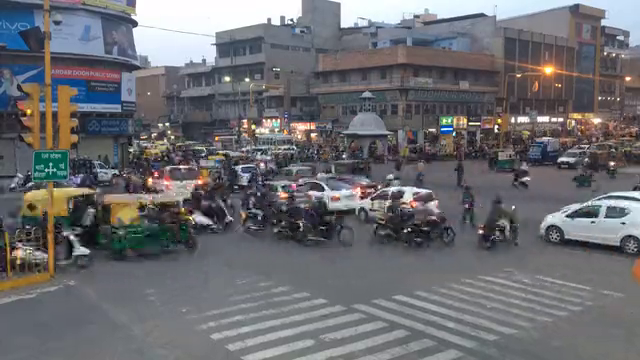
#> input picture frame 117 of india.mp4, 640 x 360 px
$ python test.py
#> lines starting #> are read from the running program, lines starting #| are printed output that depends on the picture; after the words box and inside, x2 and y2 are one past the last pixel; in counts of white or black regions, pixels touching at a corner belong together
# import cv2
# import numpy as np

# # Python program to transform an image using
# # threshold.

# # Image operation using thresholding
# img = cv2.imread('morphology.jpg')

# gray = cv2.cvtColor(img, cv2.COLOR_BGR2GRAY)

# ret, thresh = cv2.threshold(gray, 0, 255,
# 							cv2.THRESH_BINARY_INV +
# 							cv2.THRESH_OTSU)

# thresh = cv2.resize(thresh, (780, 540), interpolation = cv2.INTER_NEAREST)


# # Noise removal using Morphological
# # closing operation
# kernel = np.ones((3, 3), np.uint8)
# closing = cv2.morphologyEx(thresh, cv2.MORPH_CLOSE,
# 							kernel, iterations = 2)

# # Background area using Dialation
# bg = cv2.dilate(closing, kernel, iterations = 1)

# # Finding foreground area
# dist_transform = cv2.distanceTransform(closing, cv2.DIST_L2, 0)
# ret, fg = cv2.threshold(dist_transform, 0.02
# 						* dist_transform.max(), 255, 0)

# fg = cv2.resize(fg, (780, 540), interpolation = cv2.INTER_NEAREST)
# while True:
#     cv2.imshow('fg', fg)
#     cv2.imshow('thresh', thresh)
#     if cv2.waitKey(0):
#         break

# Python programe to illustrate
# Closing morphological operation
# on an image

# # organizing imports
# import cv2
# import numpy as np

# # return video from the first webcam on your computer.
# cap = cv2.VideoCapture(0)

# # loop runs if capturing has been initialized.
# while(1):
# 	# reads frames from a camera
# 	_, image1 = cap.read()
# 	_, image2 = cap.read()

# 	# Converts to HSV color space, OCV reads colors as BGR
# 	# frame is converted to hsv
# 	hsv1 = cv2.cvtColor(image1, cv2.COLOR_BGR2HSV)
# 	hsv2 = cv2.cvtColor(image2, cv2.COLOR_BGR2HSV)

# 	# defining the range of masking
# 	blue1 = np.array([110, 50, 50])
# 	blue2 = np.array([130, 255, 255])

# 	# initializing the mask to be
# 	# convoluted over input image
# 	mask = cv2.inRange(hsv1, blue1, blue2)

# 	# passing the bitwise_and over
# 	# each pixel convoluted
# 	res = cv2.bitwise_and(image1, image2)
# 	cv2.imshow('And', res)

# 	# defining the kernel i.e. Structuring element
# 	kernel = np.ones((5, 5), np.uint8)

# 	# defining the closing function
# 	# over the image and structuring element
# 	closing = cv2.morphologyEx(mask, cv2.MORPH_CLOSE, kernel)

# 	# The mask and closing operation
# 	# is shown in the window
# 	cv2.imshow('Mask', mask)
# 	cv2.imshow('Closing', closing)

# 	# Wait for 'a' key to stop the program
# 	if cv2.waitKey(1) & 0xFF == ord('q'):
# 		break

# # De-allocate any associated memory usage
# cv2.destroyAllWindows()

# # Close the window / Release webcam
# cap.release()


import numpy as np
import cv2
import imutils

cap = cv2.VideoCapture('india.mp4')

ret, first_frame = cap.read()
#> first_frame is the input picture: shape (360, 640, 3); mean B, G, R 112.4, 108.3, 108.2
background = first_frame.copy()

while ret:
	ret, frame1 = cap.read()
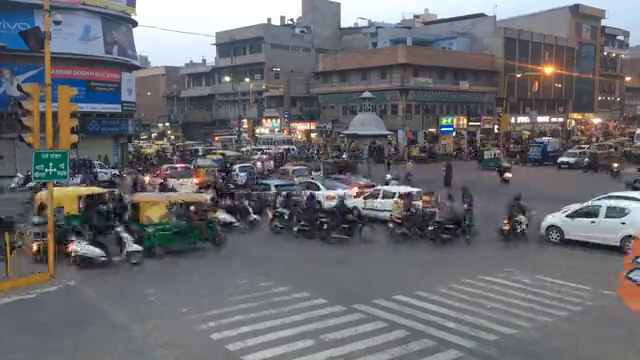
#> input picture frame 118 of india.mp4, 640 x 360 px
#> frame1 is the input picture: shape (360, 640, 3); mean B, G, R 110.8, 106.5, 106.6

	frame_prime = np.float32(frame1)
	background_prime = np.float32(background)
	cv2.accumulateWeighted(frame_prime,background_prime, 0.01)
	background_prime = cv2.convertScaleAbs(background_prime)
	background = background_prime
	difference = background.copy()
	while True:
		cv2.imshow("Background",background)
		if cv2.waitKey(0):
#> (key q is pressed here)
			break

	difference = cv2.absdiff(background, frame1)
	difference_gray = cv2.cvtColor(difference, cv2.COLOR_BGR2GRAY)
	while True:
		cv2.imshow('Threshold', difference_gray)
		if cv2.waitKey(0):
#> (key q is pressed here)
			break

	kernel = np.ones((5,5),np.uint8)
	dilation = cv2.dilate(difference_gray,kernel,iterations = 1)
	while True:
		dilation = cv2.putText(dilation, 'Dilation', (10,55), cv2.FONT_HERSHEY_SIMPLEX,
                   1, (255, 0, 0), 2, cv2.LINE_AA)
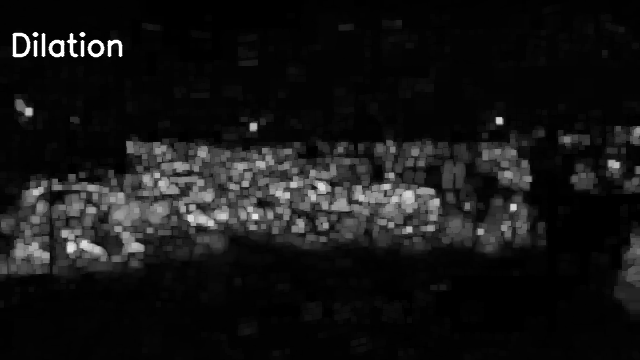
#> dilation: shape (360, 640); min 0, max 255, mean 21.5
		cv2.imshow('Threshold', dilation)
		if cv2.waitKey(0):
#> (key q is pressed here)
			break

	(T, thresh) = cv2.threshold(dilation, 40, 255, cv2.THRESH_BINARY + cv2.THRESH_OTSU)
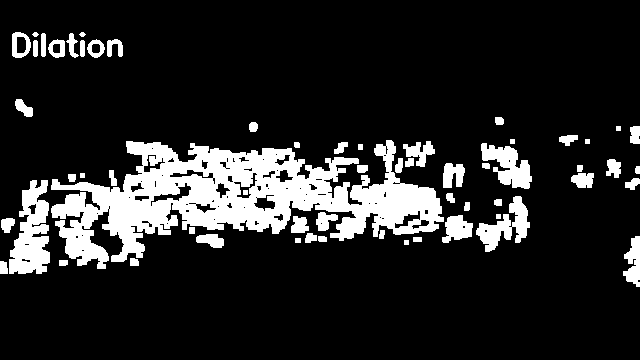
#> thresh: shape (360, 640); 15% white; 60 white regions, largest, box (x1, y1, x2, y2) and area: (51, 140, 444, 269) 22599, (9, 180, 50, 274) 2453, (476, 196, 530, 252) 1291
#> T = 53
	while True:
		cv2.imshow('Threshold', thresh)
		if cv2.waitKey(0):
#> (key q is pressed here)
			break

	kernel = np.ones((9,9),np.uint8)
	opening = cv2.morphologyEx(thresh, cv2.MORPH_OPEN, kernel, iterations=2)
#> opening: shape (360, 640); 2% white; 5 white regions
	while True:
		opening = cv2.putText(opening, 'Opening', (10,20), cv2.FONT_HERSHEY_SIMPLEX,
                   1, (255, 0, 0), 2, cv2.LINE_AA)
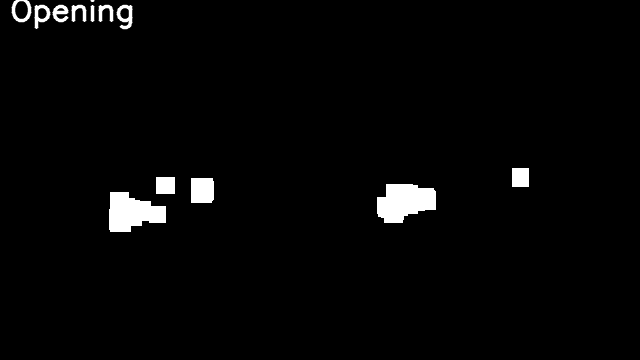
#> opening: shape (360, 640); min 0, max 255, mean 6.2
		cv2.imshow('Threshold', opening)
		if cv2.waitKey(0):
#> (key q is pressed here)
			break

	kernel = np.ones((9,9),np.uint8)
	closing = cv2.morphologyEx(opening, cv2.MORPH_CLOSE, kernel, iterations=2)
	while True:
		closing = cv2.putText(closing, 'Closing', (10,90), cv2.FONT_HERSHEY_SIMPLEX,
                   1, (255, 0, 0), 2, cv2.LINE_AA)
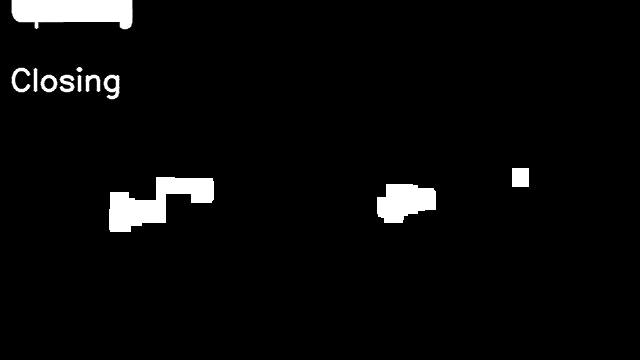
#> closing: shape (360, 640); min 0, max 255, mean 9.6
		cv2.imshow('Threshold', closing)
		if cv2.waitKey(0):
#> (key q is pressed here)
			break

	contours = cv2.findContours(closing, cv2.RETR_LIST, cv2.CHAIN_APPROX_SIMPLE)
#> contours = 16 contours, 2 with area under 20; largest, box (x1, y1, x2, y2) and area: (11, 0, 133, 30) 2744, (109, 177, 214, 232) 2732, (377, 184, 436, 223) 1622, (103, 74, 120, 100) 304, (512, 168, 529, 187) 288
	contours = imutils.grab_contours(contours)
	HighArea = 1000000
	LowArea = 20
	for contour in contours:
		if (cv2.contourArea(contour) > LowArea) & (cv2.contourArea(contour) < HighArea):
			(x, y, w, h) = cv2.boundingRect(contour)
			frame1 = cv2.rectangle(frame1, (x, y), (x+w, y+h), (0,255,0), 2)
#> this loop made 16 passes
#> (contour, x, y, w, h) on pass 3: ([[512, 168], [512, 186], [528, 186], [528, 168]], 512, 168, 17, 19)
#> (x, y, w, h) on passes 1, 2, 5, 7, 8, 9: (377, 184, 59, 39), (109, 177, 105, 55), (107, 78, 9, 11), (44, 78, 10, 11), (77, 75, 5, 18), (103, 74, 17, 26)
#> pass 3, `frame1 = cv2.rectangle(frame1, (x, y), (x+w, y+h), (0,255,0), 2)`:
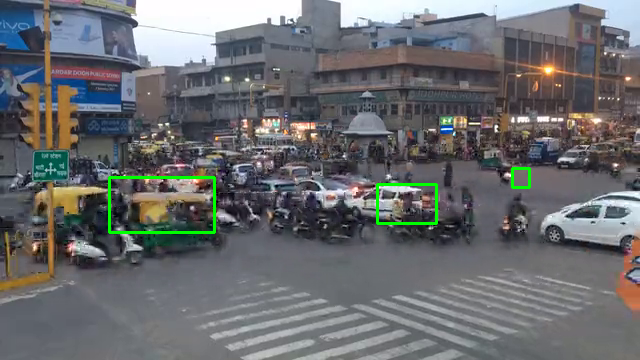
#> frame1: shape (360, 640, 3); mean B, G, R 110.2, 107.8, 106
#> after the loop:
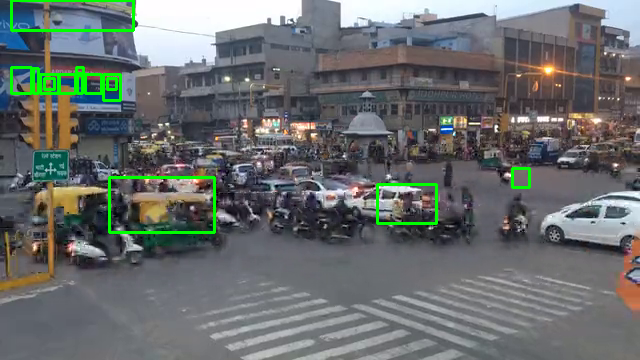
#> frame1: shape (360, 640, 3); 1.05% of pixels changed, all inside (x1, y1, x2, y2) = (10, 0, 135, 102)
	while True:
		cv2.imshow('original', frame1)
		if cv2.waitKey(0):
#> (key q is pressed here)
			break

	if cv2.waitKey(0) == ord('q'):
#> (key q is pressed here)
		break

$ run again, starting later in the video
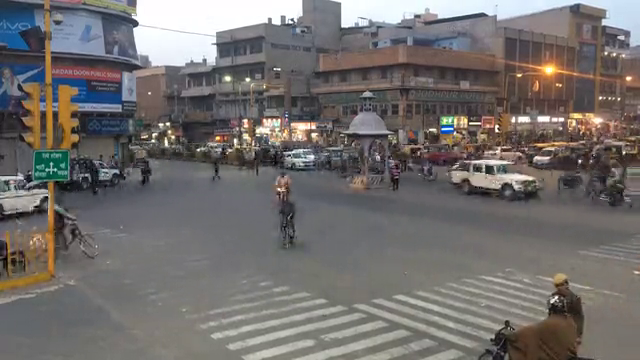
#> input picture frame 526 of india.mp4, 640 x 360 px
#> first_frame is the input picture: shape (360, 640, 3); mean B, G, R 109.1, 110.6, 114.4
#> `(T, thresh) = cv2.threshold(dilation, 40, 255, cv2.THRESH_BINARY + cv2..`:
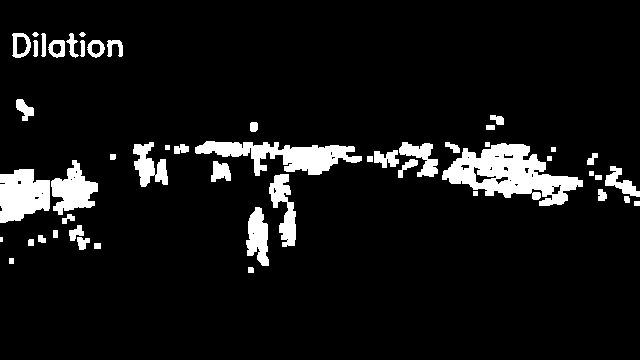
#> thresh: shape (360, 640); 7.9% white; 51 white regions (1 under 20 px), largest, box (x1, y1, x2, y2) and area: (442, 143, 583, 206) 4457, (195, 141, 362, 176) 2796, (0, 169, 50, 223) 2076
#> T = 55
#> contours = 17 contours, 2 with area under 20; largest, box (x1, y1, x2, y2) and area: (11, 0, 133, 30) 2744, (0, 184, 35, 220) 1120, (292, 147, 331, 171) 824, (62, 180, 90, 207) 666, (103, 74, 120, 100) 304
#> the loop `for contour in contours:` made 17 passes
#> (contour, x, y, w, h) on pass 3: ([[508, 160], [508, 179], [524, 179], [524, 160]], 508, 160, 17, 20)
#> after the loop `for contour in contours:`:
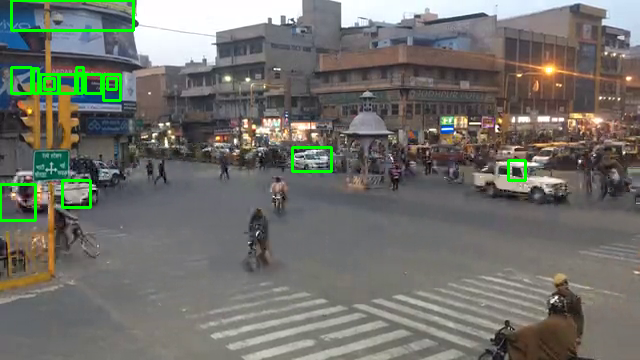
#> frame1: shape (360, 640, 3); mean B, G, R 107.2, 113.1, 112.9

$ run again, starting later in the video
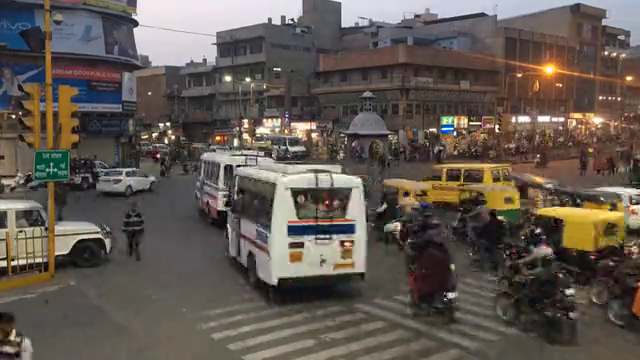
#> input picture frame 936 of india.mp4, 640 x 360 px
#> first_frame is the input picture: shape (360, 640, 3); mean B, G, R 81.3, 88.4, 97.1
#> `(T, thresh) = cv2.threshold(dilation, 40, 255, cv2.THRESH_BINARY + cv2..`:
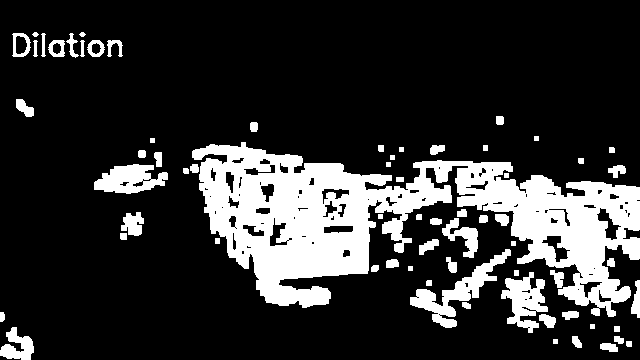
#> thresh: shape (360, 640); 19.6% white; 67 white regions, largest, box (x1, y1, x2, y2) and area: (192, 142, 640, 317) 34028, (410, 249, 511, 328) 1984, (501, 272, 548, 333) 1484
#> T = 64
#> contours = 18 contours, 2 with area under 20; largest, box (x1, y1, x2, y2) and area: (211, 163, 369, 304) 14448, (486, 180, 605, 270) 5276, (11, 0, 133, 30) 2744, (321, 188, 347, 233) 1010, (629, 201, 640, 259) 532
#> the loop `for contour in contours:` made 18 passes
#> (x, y, w, h) on passes 1, 2, 3, 4, 5, 7, 9, 10: (255, 217, 21, 20), (629, 201, 11, 58), (321, 188, 26, 45), (486, 180, 119, 90), (211, 163, 158, 141), (107, 78, 9, 11), (44, 78, 10, 11), (77, 75, 5, 18)
#> after the loop `for contour in contours:`:
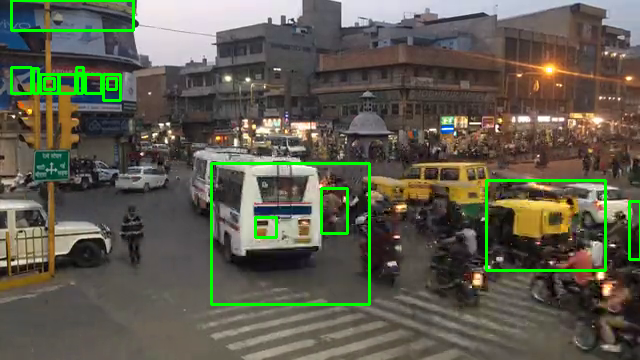
#> frame1: shape (360, 640, 3); mean B, G, R 78.9, 92.9, 94.6
